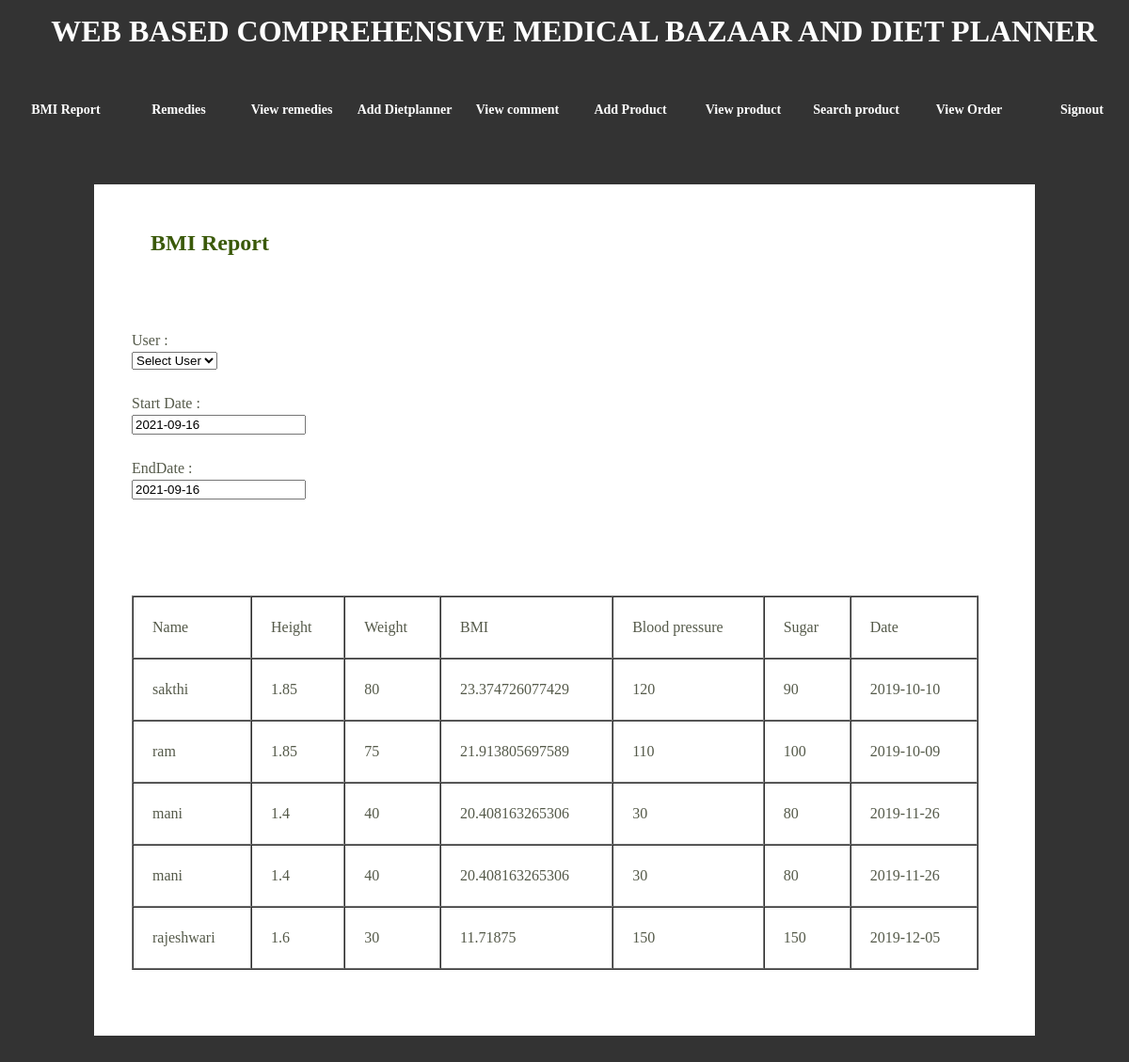
The page /bmireport.php (signed in) on the database its author committed.
### tables this page shows
CREATE TABLE IF NOT EXISTS `bmi` (
  `bid` int(5) NOT NULL AUTO_INCREMENT,
  `weight` text NOT NULL,
  `height` text NOT NULL,
  `pressure` text NOT NULL,
  `sugar` text NOT NULL,
  `bmi` text NOT NULL,
  `bdate` date NOT NULL,
  `user` text NOT NULL,
  PRIMARY KEY (`bid`)
);

### bmireport.php (the view, shortened to what this page needs)
<?php
include "header.php"; ?>
<div id="templatemo_content_wrapper">
	<div id="templatemo_content">
        	<h2>BMI Report</h2>
            <div class="sidebar_section_content">
        <?php
		if(isset($_SESSION['aid']))
		{
		?>
		<form name="" action="" method="post">
User : <br>
<select name="user" required id="input_field">
<option value="">Select User</option>
</select>				<br/><br/>
Start Date : <br>
				<input type="text" name="adate" value="<?php echo date("Y-m-d"); ?>" id="input_field" /><br/><br/>
				EndDate : <br>
				<input type="text" name="edate" value="<?php echo date("Y-m-d"); ?>"  id="input_field"/><br/><br/>
				<br>
				<span class='submit'><input type="submit" name="search" value="Search" id="submit_btn" /></span><br/><br/>
				</form>
		<table align="left" cellpadding="20" cellspacing="0" border="1"  class="cart_table" width="100%">
          <tr><td>Name</td><td>Height</td><td>Weight</td><td>BMI</td><td>Blood pressure</td><td>Sugar</td><td>Date</td></tr>
          <?php
		  if(isset($_POST['search']))
		 {
		 $adate=$_POST['adate'];
		 $edate=$_POST['edate'];
		 $user=$_POST['user'];
		$u=mysql_query("select * from bmi where bdate between '$adate' and '$edate' and user='$user'")or die(mysql_error());
		 }
		 else
		 {
		$u=mysql_query("select * from bmi");
		 }
		while($y=mysql_fetch_array($u))
		{
$height=$y['height'];
$weight=$y['weight'];
$pressure=$y['pressure'];
$sugar=$y['sugar'];
$bdate=$y['bdate'];
$bmi=$y['bmi'];
$user=$y['user'];
echo "<tr><td>$user</td><td>$height</td><td>$weight</td><td>$bmi</td><td>$pressure</td><td>$sugar</td><td>$bdate</td></tr>";
				}
				?>
                </table>
				 <?php
		}
?>
        </div>
        <div class="cleaner_h40"></div>
    </div>
</div>
<div id="templatemo_content_wrapper_bottom"></div>
<?php include "footer.php"; ?>

### header.php (shortened to what this page needs)
<!DOCTYPE html PUBLIC "-//W3C//DTD XHTML 1.0 Transitional//EN" "http://www.w3.org/TR/xhtml1/DTD/xhtml1-transitional.dtd">
<html xmlns="http://www.w3.org/1999/xhtml">
<head>
<link href="templatemo_style.css" rel="stylesheet" type="text/css" />
</head>
<body>
<div id="templatemo_header_wrapper">
	<div id="templatemo_header">
<h1>WEB BASED COMPREHENSIVE MEDICAL BAZAAR AND DIET PLANNER</h1>
         <div id="templatemo_menu">
            <ul>
 <?php
if(isset($_SESSION['aid']))
{
?>
<li><a href="bmireport.php">BMI Report</a></li>
<li><a href="add_home_remedies.php">Remedies</a></li>
<li><a href="view_home_remedies.php">View remedies</a></li>
<li><a href="add_dietplanner.php">Add Dietplanner</a></li>
<li><a href="view_feedback.php">View comment</a></li>
<li><a href="add_product.php">Add Product</a></li>
<li><a href="view_product.php">View product</a></li>
<li><a href="search_product.php">Search product</a></li>
<li><a href="view_order.php">View Order</a></li>
<li><a href="logout.php">Signout</a></li>
<?php
}
?>
            </ul>
        </div>
    </div>
</div>

### footer.php (shortened to what this page needs)
<div id="templatemo_footer">
</div>
</body>
</html>

### templatemo_style.css (style rules this page uses)
body { margin: 0; padding: 0; line-height: 1.5em; font-family: Georgia, "Times New Roman", Times, serif; font-size: 16px; color: #555a4a; background: #333; }
a:link, a:visited { color: #0683ab; text-decoration: none; font-weight: normal; }
.button_01 a:hover,#submit_btn { color: #fff; background:url(images/templatemo_button_hover.png) no-repeat; border:none; width:105px; height:30px; }
.cleaner_h40 { clear: both; width:100%; height: 40px; }
#templatemo_header_wrapper { width: 100%; height: 175px; }
#templatemo_header { position: relative; width: 1200px; height: 265px; padding: 0 10px; margin: 0 auto; }
#templatemo_menu { float: right; padding-top:30px; height: 53px; }
#templatemo_menu ul { margin: 0; padding: 0; list-style: none; }
#templatemo_menu ul li { padding: 0; margin: 0; display: inline; }
#templatemo_menu ul li a { float: left; display: block; height: 35px; width: 120px; margin: 0; padding: 8px 0 0 0; text-align: center; font-size: 14px; text-decoration: none; color: #fff; font-weight: bold; outline: none; }
#templatemo_header h1 { color:#fff; text-align:center; }
#templatemo_content_wrapper { width: 920px; margin: 0 auto; padding: 30px 40px; background:#fff; }
#templatemo_content_wrapper_bottom { width: 1000px; height: 15px; margin: 0 auto; }
#templatemo_content { float: left; width: 900px; }
#templatemo_content h2 { color: #3a5909; font-size: 24px; padding: 0 0 60px 20px; }
#templatemo_footer { width: 980px; margin: 0 auto; padding: 30px 10px; text-align: center; color: #333333; }

### rows shown on the page
bmi: user "sakthi", height "1.85", weight "80", bmi "23.374726077429", pressure "120", sugar "90", bdate "2019-10-10"
bmi: user "ram", height "1.85", weight "75", bmi "21.913805697589", pressure "110", sugar "100", bdate "2019-10-09"
bmi: user "mani", height "1.4", weight "40", bmi "20.408163265306", pressure "30", sugar "80", bdate "2019-11-26"
bmi: user "mani", height "1.4", weight "40", bmi "20.408163265306", pressure "30", sugar "80", bdate "2019-11-26"
bmi: user "rajeshwari", height "1.6", weight "30", bmi "11.71875", pressure "150", sugar "150", bdate "2019-12-05"
